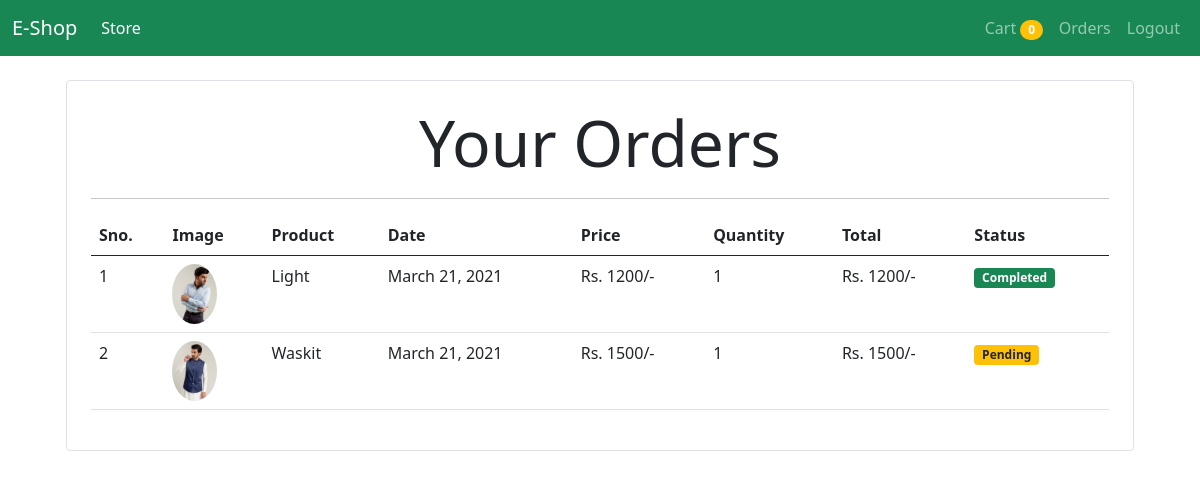
Screenshot of /orders (signed in) with the database file from the repository.
### store/models/orders.py (models this page shows, shortened)
class Order(models.Model):
    product=models.ForeignKey(Product,on_delete=models.CASCADE)
    customer = models.ForeignKey(Customer, on_delete=models.CASCADE)
    quantity=models.IntegerField(default=1)
    price=models.IntegerField()
    address=models.CharField(max_length=50,default='', blank=True)
    phone=models.CharField(max_length=50,default='', blank=True)
    date=models.DateField(default=datetime.datetime.today)
    status = models.BooleanField(default=False)
    @staticmethod
    def get_orders_by_customer(customer_id):
        return Order\
            .objects\
            .filter(customer=customer_id)\
            .order_by('-date')

### store/models/product.py (models this page shows, shortened)
class Product(models.Model):
    name=models.CharField(max_length=50)
    price=models.IntegerField(default=0)
    category=models.ForeignKey(Category, on_delete=models.CASCADE,default=1)
    description= models.CharField(max_length=200,default='')
    image=models.ImageField(upload_to='upload/product/')

### store/middlewares/auth.py (the view)
    def middleware(request):
        returnUrl=request.META['PATH_INFO']
        if not request.session.get('customer'):
            return redirect(f'login?return_url={returnUrl}')
        response=get_response(request)
        return response

### store/templatetags/cart.py (called while the page is built)
@register.filter(name='for_currency')
def for_currency(number):
    return "Rs. " + str(number) + "/-"

@register.filter(name='multiply')
def multiply(number, number1):
    return number * number1

### store/views/orders.py (called while the page is built)
    def get(self,request):
        customer=request.session.get('customer')
        orders=Order.get_orders_by_customer(customer)
        return render(request,'order.html', {'orders' : orders})

### store/templates/order.html
{% extends 'base.html' %}
{%  block content %}
{% load cart %}
<div class="container">
<div class="border rounded p-4 m-4">
    <p class="display-3 text-center">Your Orders</p>
    <hr>
    <table class="table">
        <thead>
            <tr>
                <th>Sno.</th>
                <th>Image</th>
                <th>Product</th>
                <th>Date</th>
                <th>Price</th>
                <th>Quantity</th>
                <th>Total</th>
                <th>Status</th>
            </tr>
        </thead>
        <tbody>
            {% for order in orders  %}
            <tr>
                <td>{{forloop.counter}}</td>
                <td> <img  style ="height: 60px;"
                    class="rounded-circle" src="{{order.product.image.url}}" alt=""></td>
                <td>{{order.product.name}}</td>
                <td>{{order.date}}</td>
                <td>{{order.price|for_currency}}</td>
                <td>{{order.quantity}}</td>
                <td>{{order.quantity|multiply:order.price|for_currency}}</td>
                {% if order.status %}
                    <td><small class="badge bg-success">Completed</small></td>
                {%else%}
                    <td><small class="badge bg-warning text-dark">Pending</small></td>
                {% endif %}
                </tr>
            {% endfor %}
        </tbody>
    </table>
   </div>
</div>
{% endblock %}

### rows the page displays
Order: product.image (picture), product.name "Light", date "March 21, 2021", price|for_currency "Rs. 1200/-", quantity "1", quantity|multiply "Rs. 1200/-", status "Completed"
Order: product.image (picture), product.name "Waskit", date "March 21, 2021", price|for_currency "Rs. 1500/-", quantity "1", quantity|multiply "Rs. 1500/-", status "Pending"

### other values shown
{{ request.session.cart.keys|length }} "0"
